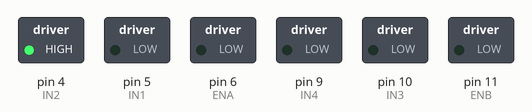
Recording of a sketch running on a simulated Arduino Uno, built with avr-gcc and run on an emulated ATmega328P. On the bench: switched loads named in the sketch (green lamp = pin HIGH).

Above: at 0.05 s.
At 5.05 s:
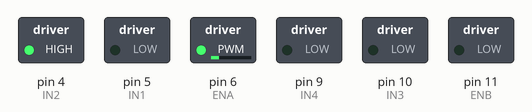
At 9.85 s:
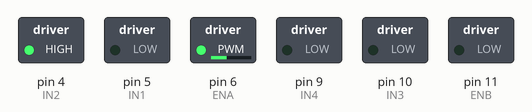
At 10.1 s:
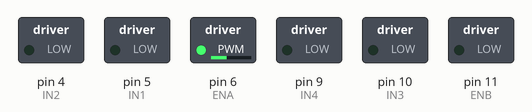
Timing chart, 0 to 13.2 s (numbered marks = the images above):
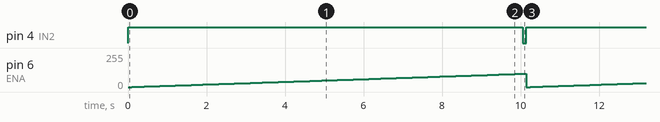

The sketch:

dcMotor.ino
```cpp
const int IN1 = 5;
const int IN2 = 4;
const int ENA = 6;

const int IN3 = 10;
const int IN4 = 9;
const int ENB = 11;
void setup() {
  // put your setup code here, to run once:
  pinMode(IN1, OUTPUT);
  pinMode(IN2, OUTPUT);
  pinMode(ENA, OUTPUT);

  pinMode(IN4, OUTPUT);
  pinMode(IN3, OUTPUT);
  pinMode(ENB, OUTPUT);
}

void loop() {
  // put your main code here, to run repeatedly:
ramp_up(100);
Motor1_Brake();
Motor2_Brake();
delay(100);
//Motor1_Forward(150);
//Motor2_Forward(150);
//delay(1000);
//Motor1_Brake();
//Motor2_Brake();
//delay(100);
//Motor1_Backward(200);
//Motor2_Backward(200);
//delay(1000);
}
void Motor1_Backward(int Speed)
{
 digitalWrite(IN1,HIGH);
 digitalWrite(IN2,LOW);
 analogWrite(ENA,Speed);
}

void Motor1_Forward(int Speed)
{
 digitalWrite(IN1,LOW);
 digitalWrite(IN2,HIGH);
 analogWrite(ENA,Speed);
}
void Motor1_Brake()
{
 digitalWrite(IN1,LOW);
 digitalWrite(IN2,LOW);
}
void Motor2_Backward(int Speed)
{
 digitalWrite(IN3,LOW);
 digitalWrite(IN4,HIGH);
 analogWrite(ENB,Speed);
}

void Motor2_Forward(int Speed)
{
 digitalWrite(IN3,HIGH);
 digitalWrite(IN4,LOW);
 analogWrite(ENB,Speed);
}
void Motor2_Brake()
{
 digitalWrite(IN3,LOW);
 digitalWrite(IN4,LOW);
}

void ramp_up(int speed){
float i = 0;
while (i < speed){
  Motor1_Forward(i);
  i = i + .1;
  delay(10);
}
}
```

Measured:
- by itself, pin 4 (IN2): alternates HIGH for 10.0 s and LOW for 0.10 s
- by itself, pin 6 (ENA): ramps from 0/255 to 99/255 and jumps back, once every 10.1 s
